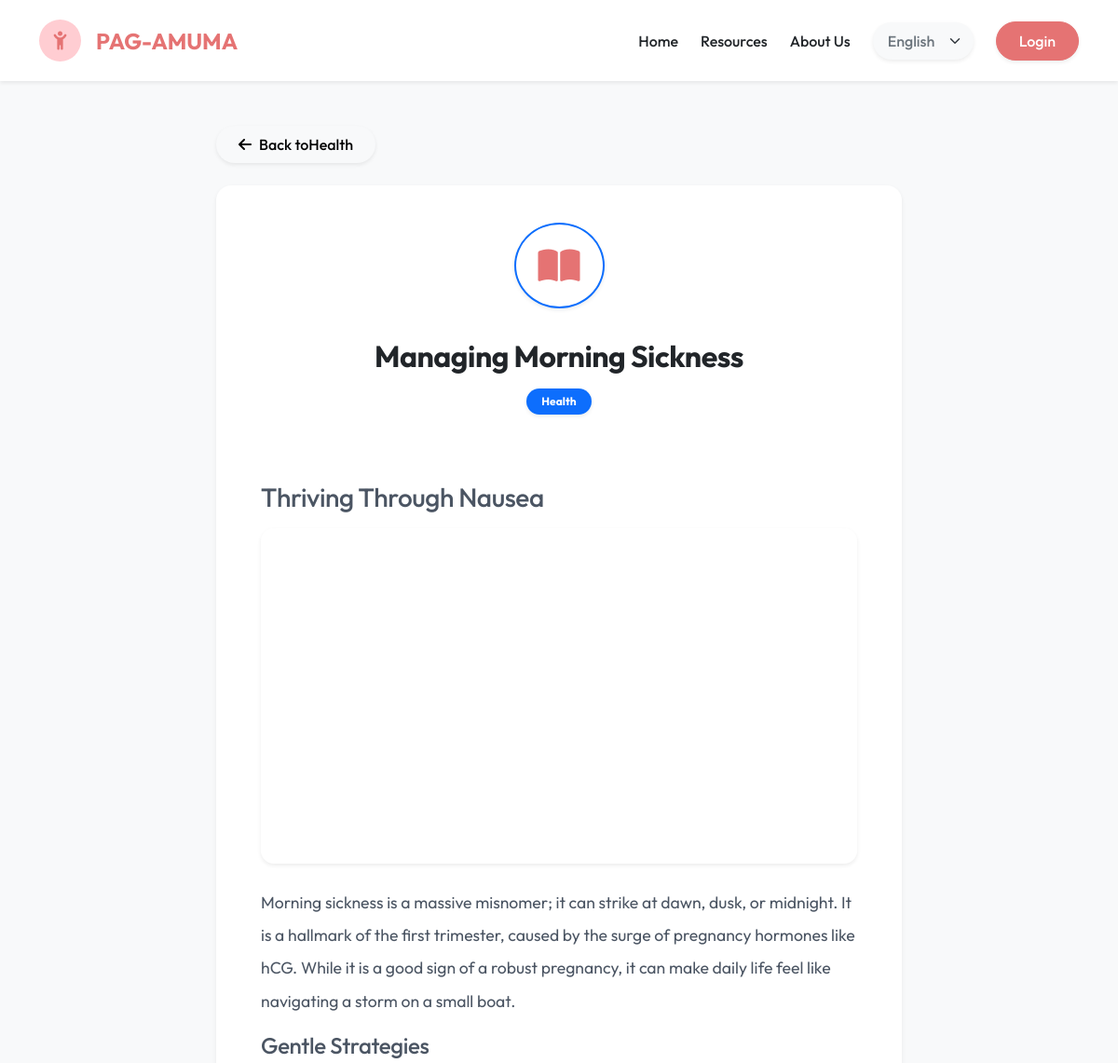
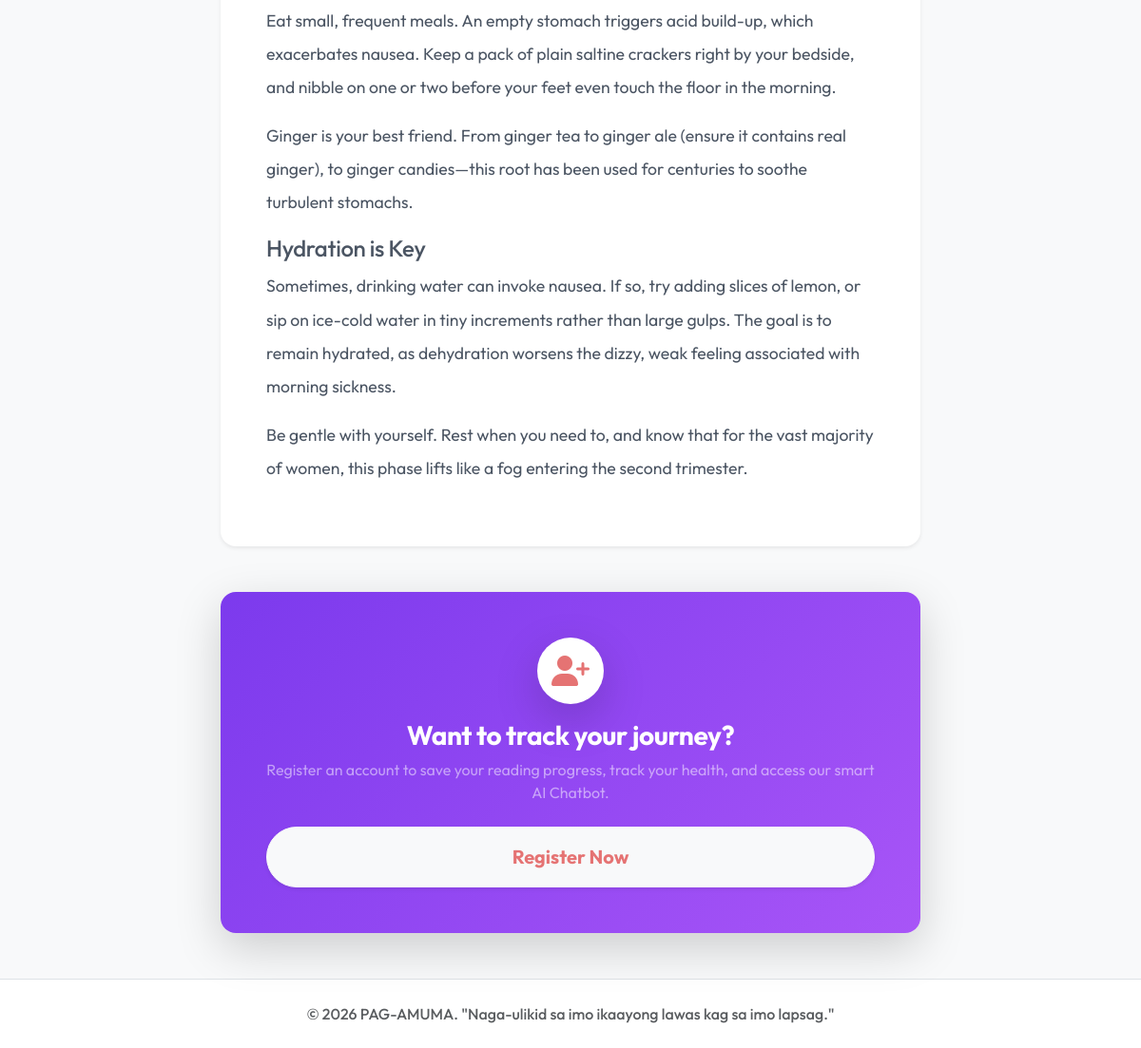
/guest_read.php?id=2, run on the app's committed database (2 pictures, top to bottom).
### tables this page shows
CREATE TABLE IF NOT EXISTS `educational_modules` (
  `id` INT AUTO_INCREMENT PRIMARY KEY,
  `category` ENUM('health', 'parenting', 'emotional') NOT NULL,
  `title_en` VARCHAR(255) NOT NULL,
  `title_hil` VARCHAR(255) NOT NULL,
  `title_tl` VARCHAR(255) NOT NULL,
  `content_en` MEDIUMTEXT NOT NULL,
  `content_hil` MEDIUMTEXT NOT NULL,
  `content_tl` MEDIUMTEXT NOT NULL,
  `created_at` TIMESTAMP DEFAULT CURRENT_TIMESTAMP
);

### guest_read.php (the view, shortened to what this page needs)
<?php
require_once 'config/db.php';
$article_id = $_GET['id'] ?? 0;
$stmt = $pdo->prepare("SELECT * FROM educational_modules WHERE id = ?");
$stmt->execute([$article_id]);
$article = $stmt->fetch();
?>
<!DOCTYPE html>
<html lang="en">
<head>
    <link href="https://cdn.jsdelivr.net/npm/bootstrap@5.3.2/dist/css/bootstrap.min.css" rel="stylesheet">
    <link rel="stylesheet" href="assets/css/style.css">
    <link rel="stylesheet" href="https://cdnjs.cloudflare.com/ajax/libs/font-awesome/6.4.0/css/all.min.css">
</head>
<body class="bg-light">
    <nav class="navbar navbar-expand-lg navbar-light bg-white py-3 shadow-sm sticky-top">
        <div class="container">
            <a class="navbar-brand d-flex align-items-center" href="index.php">
                <div class="logo-circle-mobile me-3 d-flex align-items-center justify-content-center" style="width:45px;height:45px;background-color:var(--primary-light);border-radius:50%;">
                    <i class="fa-solid fa-child-reaching text-primary fs-5"></i>
                </div>
                <span class="fw-bold text-primary fs-4">PAG-AMUMA</span>
            </a>
            <div class="collapse navbar-collapse" id="navbarNav">
                <ul class="navbar-nav ms-auto align-items-center mt-3 mt-lg-0">
                    <li class="nav-item me-lg-4 mb-2 mb-lg-0">
                        <a class="nav-link fw-medium text-dark px-0 hover-primary" href="index.php" data-i18n="nav_home">Home</a>
                    </li>
                    <li class="nav-item me-lg-4 mb-2 mb-lg-0">
                        <a class="nav-link fw-medium text-dark px-0 hover-primary" href="index.php#resources" data-i18n="nav_resources">Resources</a>
                    </li>
                    <li class="nav-item me-lg-4 mb-2 mb-lg-0">
                        <a class="nav-link fw-medium text-dark px-0 hover-primary" href="index.php#about" data-i18n="nav_about">About Us</a>
                    </li>
                    <li class="nav-item me-lg-4 mb-3 mb-lg-0">
                        <select class="form-select border-0 bg-light text-secondary fw-medium shadow-sm py-2 px-3 rounded-pill" id="languageSelector">
                            <option value="en">English</option>
                        </select>
                    </li>
                    <li class="nav-item">
                        <a class="btn btn-primary px-4 py-2 rounded-pill fw-medium shadow-sm w-100" href="login.php" data-i18n="nav_login_btn">Login</a>
                    </li>
                </ul>
            </div>
        </div>
    </nav>
    <div class="container py-5 min-vh-100">
        <div class="row justify-content-center">
            <div class="col-lg-8">
                <a href="guest_modules.php?category=<?= htmlspecialchars($article['category']) ?>" class="btn btn-light rounded-pill mb-4 shadow-sm fw-medium border-0 px-4 py-2 d-inline-flex align-items-center"><i class="fa-solid fa-arrow-left me-2"></i> <span data-i18n="back_to">Back to</span> <?= ucfirst($article['category']) ?></a>
                <div class="card border-0 shadow-sm rounded-4 overflow-hidden mb-5 bg-white">
                    <div class="bg-primary-light p-4 text-center">
                        <i class="fa-solid fa-book-open fs-1 text-primary border border-2 border-primary rounded-circle p-4 bg-white shadow-sm my-3"></i>
                        <h2 class="fw-bold text-dark mt-3 mb-2 px-3">
                            <span class="lang-en"><?= htmlspecialchars($article['title_en']) ?></span>
                        </h2>
                        <span class="badge bg-primary text-white px-3 py-2 rounded-pill shadow-sm mt-2"><?= ucfirst($article['category']) ?></span>
                    </div>
                    <div class="card-body p-4 p-md-5">
                        <div class="reading-content lh-lg" style="font-size: 1.1rem; color: #4B5563;">
                            <div class="lang-en"><?= $article['content_en'] ?></div>
                        </div>
                    </div>
                </div>
                <div class="card border-0 shadow-lg rounded-4 p-5 text-center mt-4" style="background: linear-gradient(135deg, #7c3aed, #a855f7);">
                    <div class="bg-white text-primary rounded-circle d-flex align-items-center justify-content-center mx-auto mb-3 shadow-lg" style="width: 70px; height: 70px;">
                        <i class="fa-solid fa-user-plus fs-2"></i>
                    </div>
                    <h3 class="fw-bold text-white mb-2">Want to track your journey?</h3>
                    <p class="text-white-50 mb-4">Register an account to save your reading progress, track your health, and access our smart AI Chatbot.</p>
                    <a href="register.php" class="btn btn-light btn-lg rounded-pill fw-bold text-primary shadow-sm px-5 py-3">Register Now</a>
                </div>
            </div>
        </div>
    </div>
    <footer class="bg-white py-4 border-top mt-auto">
        <div class="container text-center">
            <p class="text-muted mb-0 fw-medium">&copy; 2026 PAG-AMUMA. "Naga-ulikid sa imo ikaayong lawas kag sa imo lapsag."</p>
        </div>
    </footer>
</body>
</html>

### assets/css/style.css (style rules this page uses)
:root { --primary-color: #e57373; --primary-hover: #ef5350; --primary-light: #ffcdd2; --primary-soft: #fff5f5; --secondary-color: #ffb74d; --accent-purple: #7c3aed; --accent-teal: #0d9488; --text-dark: #1e293b; --text-muted: #64748b; --bg-light: #f8fafc; --white: #ffffff; --border-subtle: rgba(0, 0, 0, 0.06); --shadow-sm: 0 2px 8px rgba(0,0,0,0.04); --shadow-md: 0 8px 24px -4px rgba(0,0,0,0.06); --shadow-lg: 0 16px 36px -6px rgba(229, 115, 115, 0.18), 0 6px 16px -2px rgba(0,0,0,0.04); }
html { scroll-behavior: smooth; }
body { font-family: 'Outfit', sans-serif; background-color: var(--bg-light); color: var(--text-dark); -webkit-font-smoothing: antialiased; }
h1, h2, h3, h4, h5, h6, .display-3, .display-4, .display-5, .display-6 { text-wrap: balance; letter-spacing: -0.015em; }
.logo-circle-mobile { width: 70px; height: 70px; background-color: var(--primary-light); border-radius: 50%; display: flex; align-items: center; justify-content: center; }
.btn-primary { background-color: var(--primary-color); border-color: var(--primary-color); transition: all 0.3s ease; box-shadow: 0 4px 15px rgba(229, 115, 115, 0.3); border-radius: 8px; }
.text-primary { color: var(--primary-color) !important; }

### data on the page
educational_modules: category "Health", title_en "Managing Morning Sickness", content_en "Thriving Through Nausea Morning sickness is a massive misnomer; it can strike at dawn, dusk, or midnight. It is a hallmark of the first trimester, caused by the surge of pregnancy hormones like hCG. While it is a good sign of a robust pregnancy, it can make daily life feel like navigating a storm on a small boat. Gentle Strategies Eat small, frequent meals. An empty stomach triggers acid build-up, which exacerbates nausea. Keep a pack of plain saltine crackers right by your bedside, and nibble on one or two before your feet even touch the floor in the morning. Ginger is your best friend. From ginger tea to ginger ale (ensure it contains real ginger), to ginger candies—this root has been…"
